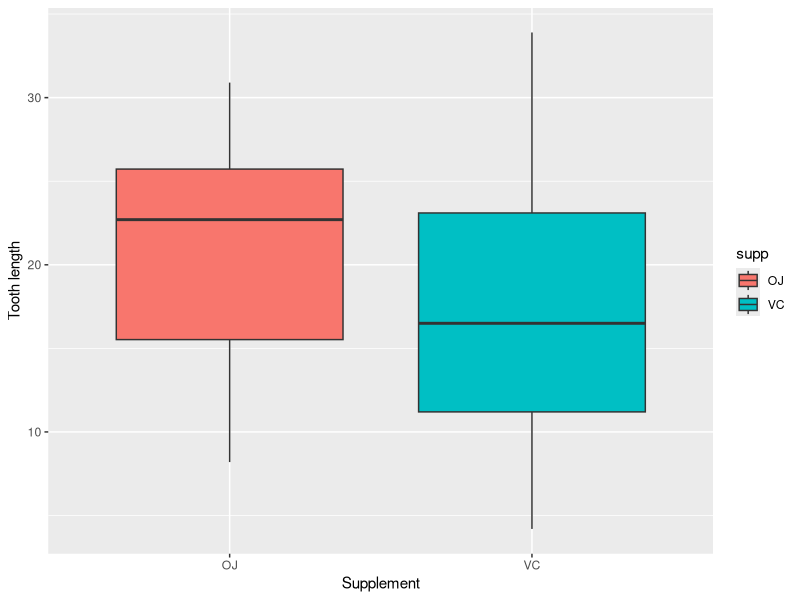
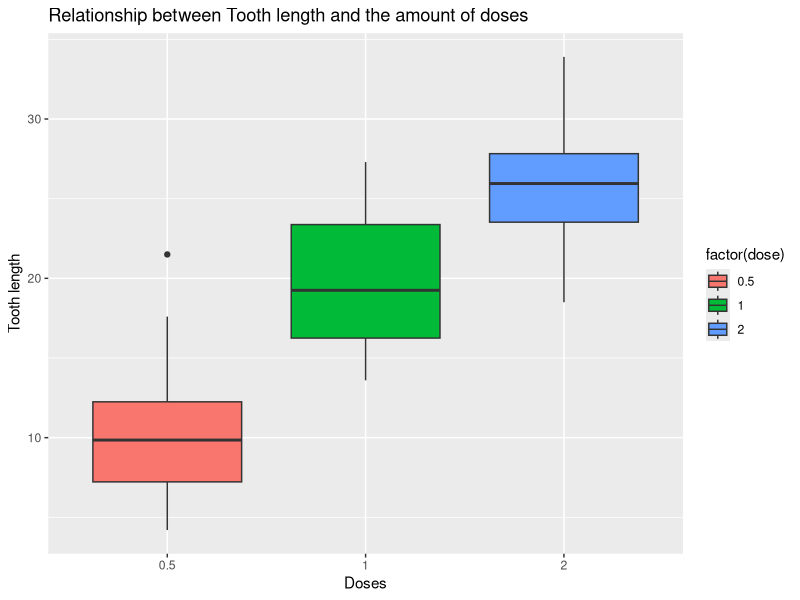

Recreate these plots in R, in order.
library(datasets)
library(ggplot2)


data("ToothGrowth")
str(ToothGrowth)


## Two types of supp, OJ and VC
summary(ToothGrowth)


## There are 3 type of doses in this data. 0.5, 1.0, 1.5
unique(ToothGrowth$dose)  


##Finding differences between supplements
ggplot(ToothGrowth,aes(supp,len)) + geom_boxplot(aes(fill=supp)) + xlab("Supplement")+ ylab("Tooth length")


#Comparing Tooth length by the amount of doses. 

g <- ggplot(ToothGrowth,aes(x=factor(dose),y=len)) + geom_boxplot(aes(fill=factor(dose))) + 
  xlab("Doses")+ylab("Tooth length")

g + labs(title="Relationship between Tooth length and the amount of doses")



## T-test. looking P-value whether 

##T-test with .5 dose
t.test(len~supp,ToothGrowth[ToothGrowth$dose == .5,])


##T-test with 1.0 dose

t.test(len~supp,ToothGrowth[ToothGrowth$dose == 1,])


##T-test with 2.0 dose
t.test(len~supp,ToothGrowth[ToothGrowth$dose == 2,])
